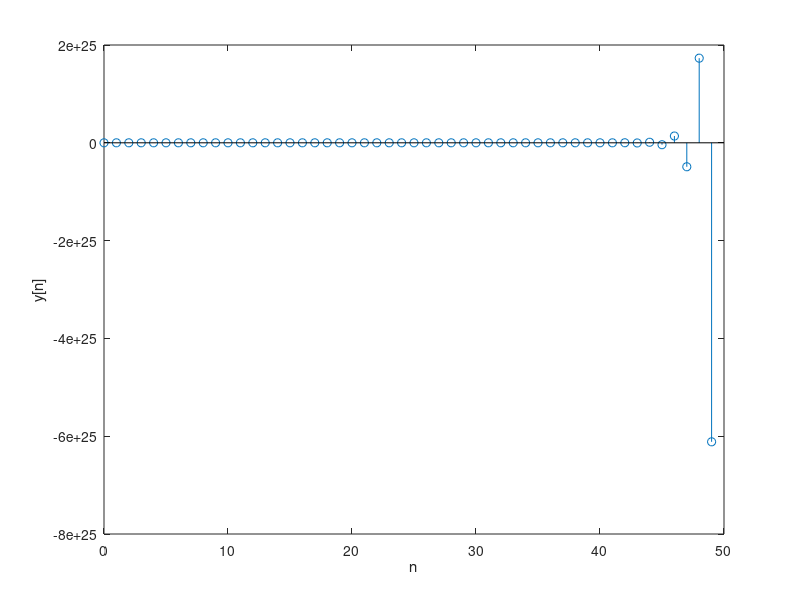

MATLAB code to generate this figure:
% ECE 503 Test 1 Problem 8


% G(z) = (3z^2 - 2z + 5)/(z^3 + 4z^2 + 2.5z + 3)

% y(n) + 4*y(n-1) + 2.5*y(n-2) + 3*y(n-3) = 3*x(n-1) - 2*x(n-2) + 5*x(n-3)

N = 50;
y = zeros(N, 1);
n = 0:1:N-1;

x = zeros(N, 1);

y(1) = 0.5;
y(2) = 1;
y(3) = 0.1;

for i = 4 : N
    y(i) = -4*y(i-1) - 2.5*y(i-2) - 3*y(i-3) + 3*x(i-1) - 2*x(i-2) + 5*x(i-3);
end

figure(1);
stem(n,y);
xlabel('n');
ylabel('y[n]');
